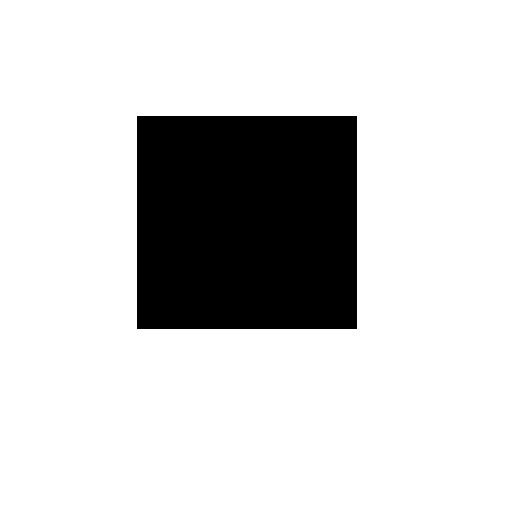
#> input picture OpenCV/4-1_OpenCV Tutorial/data/rect.jpg, 512 x 512 px
$ jupyter execute '12.2 Hough Transformation.ipynb'
#> lines starting #> are read from the running program, lines starting #| are printed output that depends on the picture; after the words box and inside, x2 and y2 are one past the last pixel; in counts of white or black regions, pixels touching at a corner belong together
[cell 1]
import cv2
import numpy as np
import imutils

[cell 2]
src = cv2.imread("./data/rect.jpg")
#> src is the input picture: shape (512, 512, 3); min 0, max 255, mean 209.4
gray = cv2.cvtColor(src, cv2.COLOR_BGR2GRAY)
edges = cv2.Canny(gray,50,100)
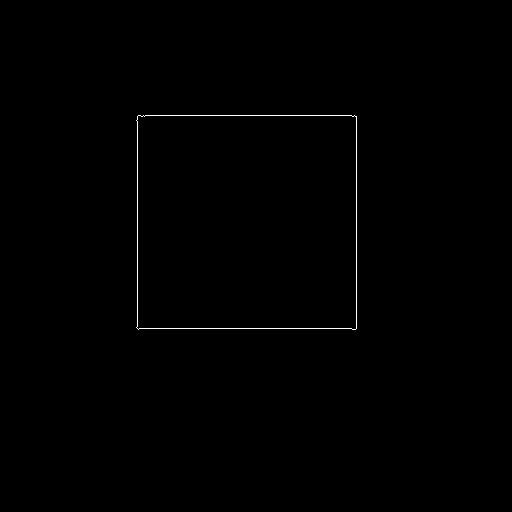
#> edges: shape (512, 512); 0.33% white in thin lines or dots, all inside (x1, y1, x2, y2) = (136, 115, 357, 330)
lines = cv2.HoughLines(edges, rho= 1, theta=np.pi/180.0, threshold=100)
#> lines = [[328, 1.57], [356, 0], [115, 1.57], [137, 0]]
#엣지에 숨어 있는 라인을 찾아서 반환해준다.
print("lines.shape = ", lines.shape)
#| lines.shape =  (4, 1, 2)
# 4는 라인이 네개이고 row와 세타의 값
for line in lines:
    rho, theta = line[0]
    c = np.cos(theta)
    s = np.sin(theta)
    x0 = c*rho
    y0 = s*rho
    x1 = int(x0 - 1000*(s))
    y1 = int(y0 - 1000*(c))
    x2 = int(x0 + 1000*(s))
    y2 = int(y0 + 1000*(c))
    cv2.line(src, (x1,y1), (x2,y2), (0,0,255), 2)
#> this loop made 4 passes
#> (rho, theta, c, s, x0, y0, x1, y1) on passes 1 to 4: (328, 1.57, -4.37e-08, 1, -1.43e-05, 328, -1000, 328), (356, 0, 1, 0, 356, 0, 356, -1000), (115, 1.57, -4.37e-08, 1, -5.03e-06, 115, -1000, 115), (137, 0, 1, 0, 137, 0, 137, -1000)
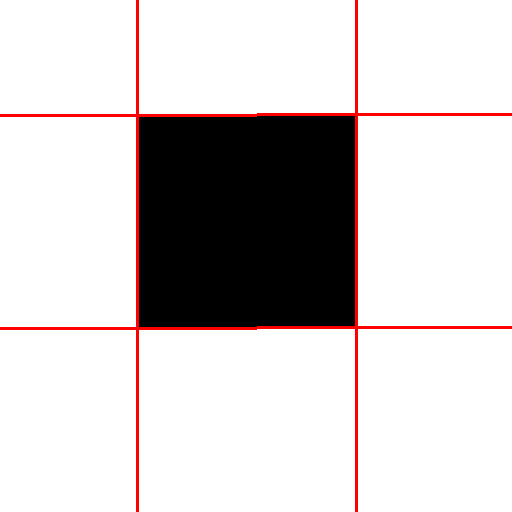
#> src: shape (512, 512, 3); 2.33% of pixels changed, all inside (x1, y1, x2, y2) = (0, 0, 512, 512)

cv2.imshow("edges",edges)
cv2.imshow("src", src)
cv2.waitKey()
cv2.destroyAllWindows()

[cell 3]
src = cv2.imread("./data/rect.jpg")
gray = cv2.cvtColor(src, cv2.COLOR_BGR2GRAY)
edges = cv2.Canny(gray, 50, 100)
lines = cv2.HoughLinesP(edges, rho=1, theta=np.pi/180.0, threshold=100)
#> lines = [[139, 328, 351, 328], [145, 115, 351, 115], [356, 328, 356, 116], [137, 326, 137, 121]]
print("lines.shape = ", lines.shape)
#| lines.shape =  (4, 1, 4)
#4개의 직선에 성분은 4개
for line in lines:
    x1, y1, x2, y2 = line[0] #시작점과 끝점이 나온다.
    cv2.line(src, (x1,y1),(x2,y2),(0,0,255),2)
#> this loop made 4 passes
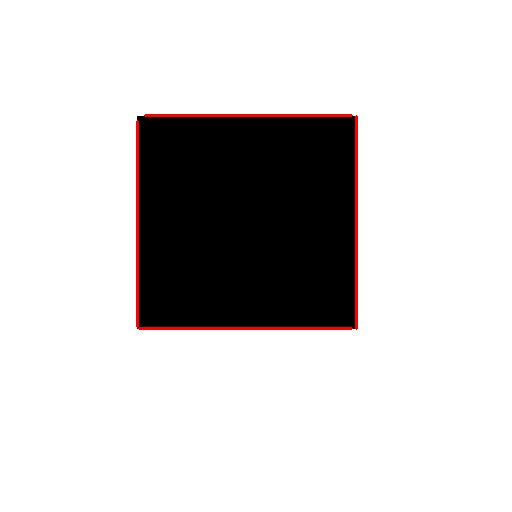
#> src: shape (512, 512, 3); 0.96% of pixels changed, all inside (x1, y1, x2, y2) = (136, 114, 358, 330)

cv2.imshow("edges", edges)
cv2.imshow("src", src)
cv2.waitKey()
cv2.destroyAllWindows()

[cell 4]
src1 = cv2.imread("./data/circles.jpg")
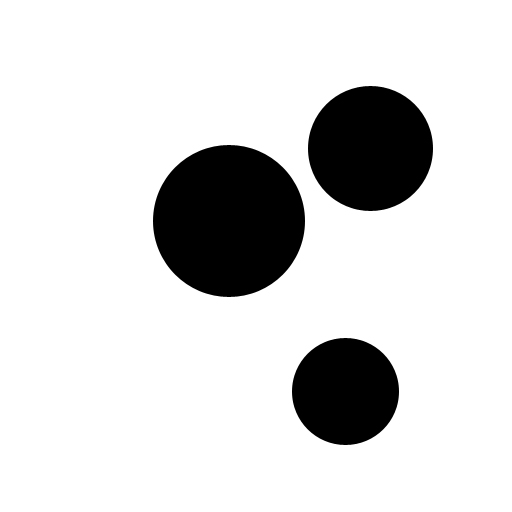
#> input picture OpenCV/4-1_OpenCV Tutorial/data/circles.jpg, 512 x 512 px
#> src1 is the input picture: shape (512, 512, 3); min 0, max 255, mean 216.7
gray1 = cv2.cvtColor(src1, cv2.COLOR_BGR2GRAY)
#dp는 보통 1을 쓰는데, 영상과 같은 해상도를 가진다를 의미한다.
#minDist = minum distance 원과 중심사이의 최소 거리
#param2 는 쓰레숄드 캐니 엣지 구할 때 쓰레숄드 두개라 생각하면 된다.
circles1 = cv2.HoughCircles(gray1, method = cv2.HOUGH_GRADIENT, dp = 1, minDist=50, param2= 15)
#> circles1 = [[228.5, 220.5, 76.1], [369.5, 147.5, 62.2], [344.5, 391.5, 53.2]]
#검출한 원의 정보가 다 나온다.
print("circles1.shape = ", circles1.shape)
#| circles1.shape =  (1, 3, 3)

for circle in circles1[0,:]:
    cx, cy, r = circle
    cv2.circle(src1, (cx, cy), r, (0,0,255), 2)
#> this loop made 3 passes
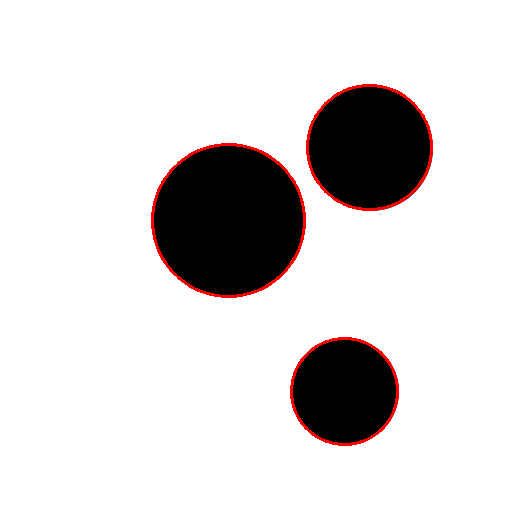
#> src1: shape (512, 512, 3); 1.36% of pixels changed, all inside (x1, y1, x2, y2) = (151, 84, 433, 446)

#2
src2 = cv2.imread("./data/circles2.jpg")
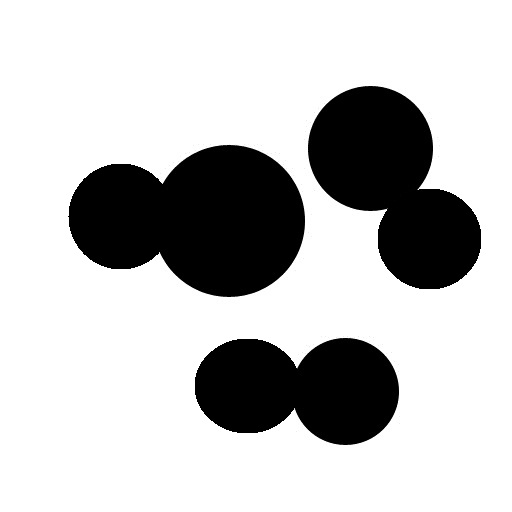
#> input picture OpenCV/4-1_OpenCV Tutorial/data/circles2.jpg, 512 x 512 px
#> src2 is the input picture: shape (512, 512, 3); min 0, max 255, mean 193.8
gray2 = cv2.cvtColor(src2, cv2.COLOR_BGR2GRAY)
circles2 = cv2.HoughCircles(gray2, method = cv2.HOUGH_GRADIENT, dp = 1, minDist=50, param2= 15,
                           minRadius=30, maxRadius=100)
#> circles2 = [[370.5, 147.5, 62.2], [345.5, 391.5, 53], [229.5, 219.5, 75.2], [242.5, 385.5, 47.2], [429.5, 233.5, 54.4], [119.5, 219.5, 49.2]]

print("circles2.shape = ", circles2.shape)
#| circles2.shape =  (1, 6, 3)

for circle in circles2[0,:]:
    cx, cy, r = circle
    cv2.circle(src2, (cx, cy), r, (0,0,255), 2)
#> this loop made 6 passes
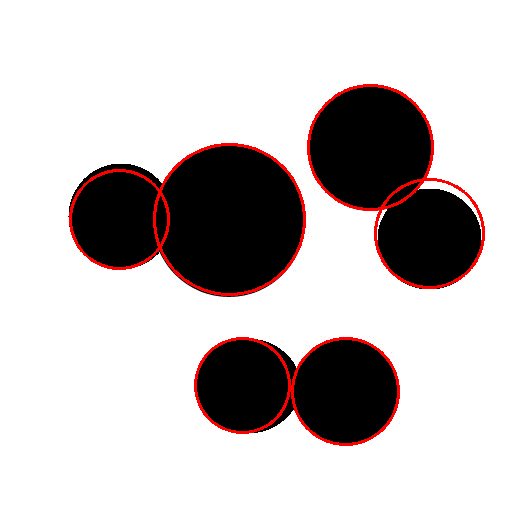
#> src2: shape (512, 512, 3); 2.42% of pixels changed, all inside (x1, y1, x2, y2) = (69, 84, 485, 446)

cv2.imshow("src1", src1)
cv2.imshow("src2", src2)
cv2.waitKey()
cv2.destroyAllWindows()
